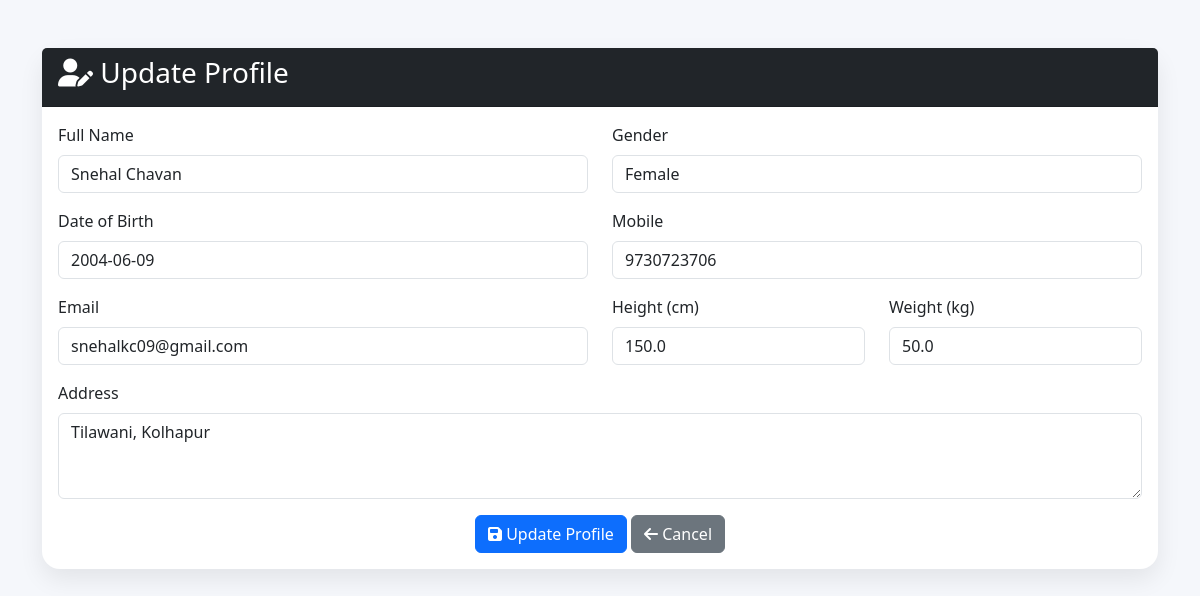
Screenshot of /member_update_profile (signed in) with the database file from the repository.
### tables this page shows
CREATE TABLE members(
            member_id INTEGER PRIMARY KEY AUTOINCREMENT,
            full_name TEXT NOT NULL,
            gender TEXT NOT NULL,
            dob TEXT,
            mobile TEXT UNIQUE NOT NULL,
            email TEXT,
            height REAL,
            weight REAL,
            address TEXT,
            joining_date TEXT DEFAULT (DATE('now')),
            status TEXT DEFAULT 'Active'
        , password TEXT, qr_code TEXT);

### app.py (the view, shortened to what this page needs)
@app.route('/member_update_profile', methods=['GET', 'POST'])
@member_required
def member_update_profile():
    if 'member_id' not in session:
        return redirect(url_for('member_login'))
    member_id = session['member_id']
    conn = get_connection()
    conn.row_factory = sql.Row
    cur = conn.cursor()
    cur.execute("""
        SELECT *
        FROM members
        WHERE member_id=?
    """, (member_id,))
    member = cur.fetchone()
    conn.close()
    return render_template(
        "member_update_profile.html",
        member=member
    )

### app.py (called while the page is built)
def member_required(f):
    @wraps(f)
    def decorated_function(*args, **kwargs):
        if 'member_id' not in session:
            flash("Please login as Member.","warning")
            return redirect(url_for('home'))
        return f(*args, **kwargs)
    return decorated_function

### database.py (called while the page is built)
def get_connection():
    conn = sql.connect(DATABASE_PATH)
    conn.row_factory = sql.Row
    conn.execute('PRAGMA foreign_keys = ON')
    return conn

### templates/member_update_profile.html (shortened to what this page needs)
<!DOCTYPE html>
<html lang="en">
<head>
    <link href="https://cdn.jsdelivr.net/npm/bootstrap@5.3.3/dist/css/bootstrap.min.css" rel="stylesheet">
    <link rel="stylesheet" href="https://cdnjs.cloudflare.com/ajax/libs/font-awesome/6.7.2/css/all.min.css">
</head>
<body>
    <div class="container py-5">
        <div class="card profile-card">
            <div class="card-header bg-dark text-white">
                <h3>
                    <i class="fa-solid fa-user-pen"></i>
                    Update Profile
                </h3>
            </div>
            <div class="card-body">
                <form method="POST">
                    <div class="row">
                        <div class="col-md-6 mb-3">
                            <label class="form-label">Full Name</label>
                            <input type="text" class="form-control" value="{{ member.full_name }}" readonly>
                        </div>
                        <div class="col-md-6 mb-3">
                            <label class="form-label">Gender</label>
                            <input type="text" class="form-control" value="{{ member.gender }}" readonly>
                        </div>
                    </div>
                    <div class="row">
                        <div class="col-md-6 mb-3">
                            <label class="form-label">Date of Birth</label>
                            <input type="text" class="form-control" value="{{ member.dob }}" readonly>
                        </div>
                        <div class="col-md-6 mb-3">
                            <label class="form-label">Mobile</label>
                            <input type="text" name="mobile" class="form-control" value="{{ member.mobile }}" required>
                        </div>
                    </div>
                    <div class="row">
                        <div class="col-md-6 mb-3">
                            <label class="form-label">Email</label>
                            <input type="email" name="email" class="form-control" value="{{ member.email }}" required>
                        </div>
                        <div class="col-md-3 mb-3">
                            <label class="form-label">Height (cm)</label>
                            <input type="number" name="height" class="form-control" value="{{ member.height }}">
                        </div>
                        <div class="col-md-3 mb-3">
                            <label class="form-label">Weight (kg)</label>
                            <input type="number" name="weight" class="form-control" value="{{ member.weight }}">
                        </div>
                    </div>
                    <div class="mb-3">
                        <label class="form-label">Address</label>
                        <textarea class="form-control" rows="3" name="address">{{ member.address }}</textarea>
                    </div>
                    <div class="text-center">
                        <button class="btn btn-primary">
                            <i class="fa-solid fa-floppy-disk"></i>
                            Update Profile
                        </button>
                        <a href="{{ url_for('member_profile') }}" class="btn btn-secondary">
                            <i class="fa-solid fa-arrow-left"></i>
                            Cancel
                        </a>
                    </div>
                </form>
            </div>
        </div>
    </div>
</body>
</html>

### templates/member_update_profile.html (style rules this page uses)
body { background: #f5f7fb; }
.profile-card { border: none; border-radius: 18px; box-shadow: 0 10px 25px rgba(0, 0, 0, .08); }

### rows the page displays
members: full_name "Snehal Chavan", gender "Female", dob "2004-06-09", mobile "9730723706", email "snehalkc09@gmail.com", height "150.0", weight "50.0", address "Tilawani, Kolhapur"
